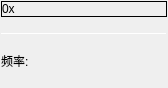
<?xml version="1.0" encoding="UTF-8"?>
<ui version="4.0">
 <class>frmDevice</class>
 <widget class="QWidget" name="frmDevice">
  <property name="geometry">
   <rect>
    <x>0</x>
    <y>0</y>
    <width>168</width>
    <height>88</height>
   </rect>
  </property>
  <property name="windowTitle">
   <string>Form</string>
  </property>
  <layout class="QVBoxLayout" name="verticalLayout">
   <property name="spacing">
    <number>0</number>
   </property>
   <property name="leftMargin">
    <number>1</number>
   </property>
   <property name="topMargin">
    <number>1</number>
   </property>
   <property name="rightMargin">
    <number>1</number>
   </property>
   <property name="bottomMargin">
    <number>1</number>
   </property>
   <item>
    <widget class="QFrame" name="gboxDeviceTitle">
     <property name="frameShape">
      <enum>QFrame::Box</enum>
     </property>
     <layout class="QHBoxLayout" name="horizontalLayout_7">
      <property name="spacing">
       <number>5</number>
      </property>
      <property name="leftMargin">
       <number>0</number>
      </property>
      <property name="topMargin">
       <number>0</number>
      </property>
      <property name="rightMargin">
       <number>0</number>
      </property>
      <property name="bottomMargin">
       <number>0</number>
      </property>
      <item>
       <widget class="QLabel" name="labDeviceName">
        <property name="text">
         <string>0x</string>
        </property>
        <property name="textFormat">
         <enum>Qt::AutoText</enum>
        </property>
        <property name="scaledContents">
         <bool>false</bool>
        </property>
       </widget>
      </item>
     </layout>
    </widget>
   </item>
   <item>
    <widget class="QFrame" name="gboxDevicePanel">
     <property name="sizePolicy">
      <sizepolicy hsizetype="Preferred" vsizetype="Expanding">
       <horstretch>0</horstretch>
       <verstretch>0</verstretch>
      </sizepolicy>
     </property>
     <property name="minimumSize">
      <size>
       <width>150</width>
       <height>0</height>
      </size>
     </property>
     <property name="frameShape">
      <enum>QFrame::NoFrame</enum>
     </property>
     <layout class="QGridLayout" name="gridLayout_6">
      <property name="leftMargin">
       <number>0</number>
      </property>
      <property name="topMargin">
       <number>1</number>
      </property>
      <property name="rightMargin">
       <number>0</number>
      </property>
      <property name="bottomMargin">
       <number>0</number>
      </property>
      <property name="horizontalSpacing">
       <number>6</number>
      </property>
      <property name="verticalSpacing">
       <number>3</number>
      </property>
      <item row="1" column="0" colspan="2">
       <widget class="Line" name="line">
        <property name="maximumSize">
         <size>
          <width>16777215</width>
          <height>1</height>
         </size>
        </property>
        <property name="orientation">
         <enum>Qt::Horizontal</enum>
        </property>
       </widget>
      </item>
      <item row="0" column="0" colspan="2">
       <layout class="QVBoxLayout" name="verticalLayout_2"/>
      </item>
      <item row="2" column="0" colspan="2">
       <widget class="QLabel" name="labLow">
        <property name="sizePolicy">
         <sizepolicy hsizetype="Expanding" vsizetype="Fixed">
          <horstretch>0</horstretch>
          <verstretch>0</verstretch>
         </sizepolicy>
        </property>
        <property name="text">
         <string>频率:</string>
        </property>
       </widget>
      </item>
     </layout>
    </widget>
   </item>
  </layout>
 </widget>
 <resources/>
 <connections/>
</ui>
